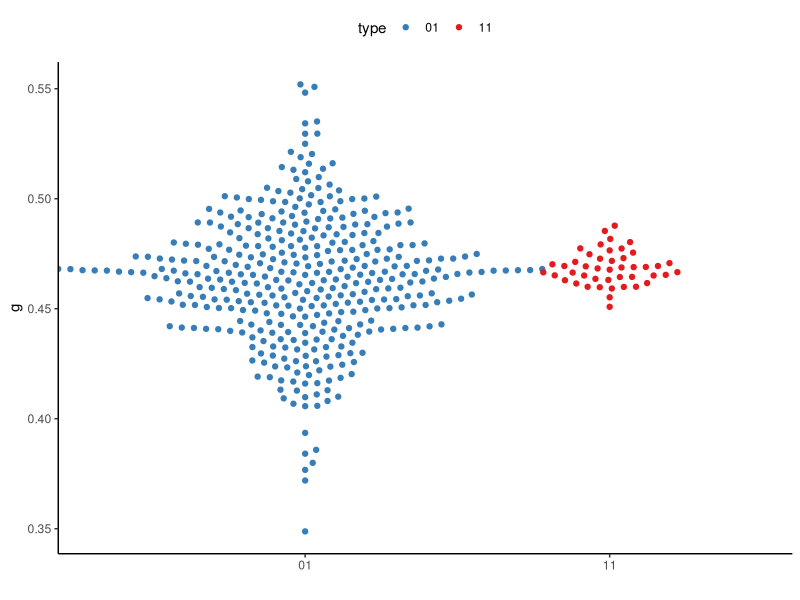
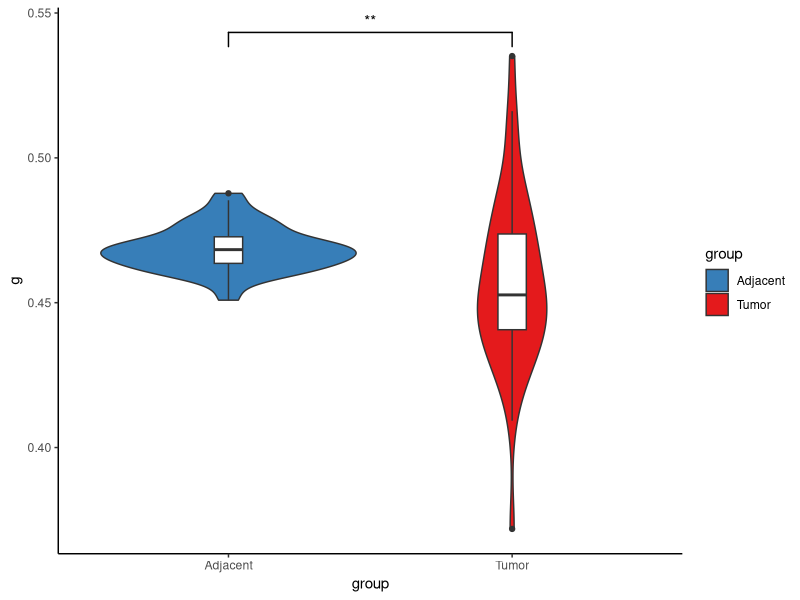

These figures' R source, in order:
data=read.delim("CRC.450K.case.control.beta.msd.txt")
library(stringr)
label<-str_sub(rownames(data),1,12)

type<-str_sub(rownames(data),14,15)
data$group=ifelse(type=="01","Tumor","Adjacent")

library(ggplot2)
library(ggbeeswarm)
library(RColorBrewer)
colset <- brewer.pal(3,"Set1")
ggplot(data,aes(x=type,y=g))+
geom_beeswarm(aes(color=type),cex=2)+  scale_color_manual(values= colset[c(2,1)])+
theme_classic()+
theme(legend.position = c("top"))+ 
xlab("")

library(ggsignif)
my_comparisons=list(c("Adjacent","Tumor"))

data$patient=label
a=label[duplicated(label)]
sub=data[which(data$patient %in% a),]
my_comparisons=list(c("Adjacent","Tumor"))
ggplot(sub,  aes(x=group,y=g))+
geom_violin(aes(fill=group))+
geom_boxplot(width=0.1)+
geom_signif(color="black",comparisons=my_comparisons,
map_signif_level=T,test=wilcox.test)+
theme_classic()+
scale_fill_manual(values= colset[c(2,1)] )





